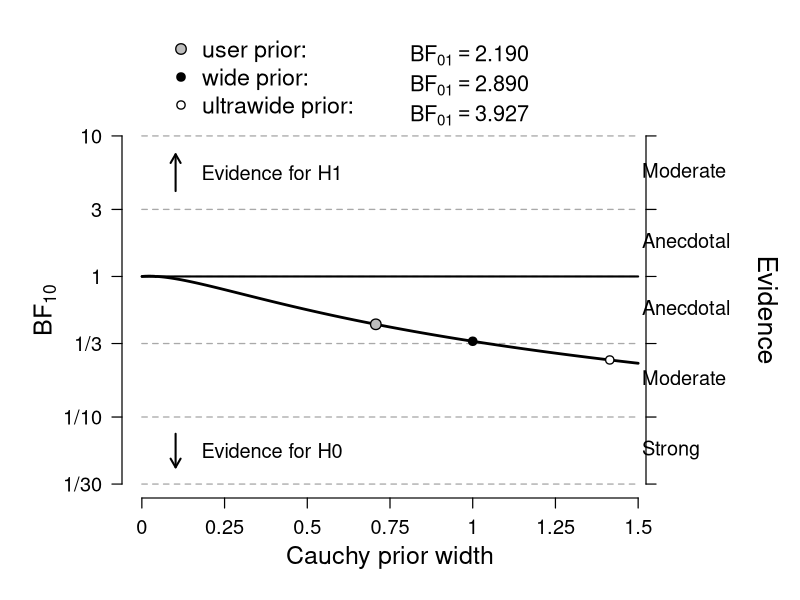

Recreate this plot in R.
library(BayesFactor)

.plotBF.robustnessCheck.ttest <- function(x = NULL, y = NULL, paired = FALSE, 
    BF10post, formula = NULL, data = NULL, rscale = 1, oneSided = FALSE, 
    lwd = 2, cexPoints = 1.4, cexAxis = 1.2, cexYXlab = 1.5, cexText = 1.2, 
    cexLegend = 1.4, lwdAxis = 1.2, cexEvidence = 1.6, BFH1H0 = TRUE, 
    dontPlotData = FALSE) {
    
    
    #### settings ####
    if (rscale == "medium") {
        r <- sqrt(2)/2
    }
    if (rscale == "wide") {
        r <- 1
    }
    if (rscale == "ultrawide") {
        r <- sqrt(2)
    }
    if (mode(rscale) == "numeric") {
        r <- rscale
    }
    
    if (oneSided == FALSE) {
        nullInterval <- NULL
    }
    if (oneSided == "right") {
        nullInterval <- c(0, Inf)
    }
    if (oneSided == "left") {
        nullInterval <- c(-Inf, 0)
    }
    
    
    par(mar = c(5, 6, 6, 7) + 0.1, las = 1)
    
    if (dontPlotData) {
        
        plot(1, type = "n", xlim = 0:1, ylim = 0:1, bty = "n", axes = FALSE, 
            xlab = "", ylab = "")
        
        axis(1, at = 0:1, labels = FALSE, cex.axis = cexAxis, lwd = lwdAxis, 
            xlab = "")
        axis(2, at = 0:1, labels = FALSE, cex.axis = cexAxis, lwd = lwdAxis, 
            ylab = "")
        
        
        if (oneSided == FALSE) {
            
            if (BFH1H0) {
                
                mtext(text = expression(BF[1][0]), side = 2, las = 0, 
                  cex = cexYXlab, line = 3.1)
            } else {
                
                mtext(text = expression(BF[0][1]), side = 2, las = 0, 
                  cex = cexYXlab, line = 3.1)
            }
        }
        
        if (oneSided == "right") {
            
            if (BFH1H0) {
                
                mtext(text = expression(BF["+"][0]), side = 2, las = 0, 
                  cex = cexYXlab, line = 3.1)
            } else {
                
                mtext(text = expression(BF[0]["+"]), side = 2, las = 0, 
                  cex = cexYXlab, line = 3.1)
            }
        }
        
        if (oneSided == "left") {
            
            if (BFH1H0) {
                
                mtext(text = expression(BF["-"][0]), side = 2, las = 0, 
                  cex = cexYXlab, line = 3.1)
            } else {
                
                mtext(text = expression(BF[0]["-"]), side = 2, las = 0, 
                  cex = cexYXlab, line = 3.1)
            }
        }
        
        mtext("Cauchy prior width", side = 1, cex = cexYXlab, line = 2.5)
        
        return()
    }
    
    #### get BFs ###
    rValues <- seq(0.0005, 1.5, length.out = 400)
    
    # BF10
    BF10 <- vector("numeric", length(rValues))
    
    for (i in seq_along(rValues)) {
        
        if (oneSided == FALSE) {
            
            BF <- BayesFactor::ttestBF(x = x, y = y, paired = paired, 
                nullInterval = nullInterval, rscale = rValues[i])
            BF10[i] <- BayesFactor::extractBF(BF, logbf = FALSE, onlybf = F)[1, 
                "bf"]
            
        } else {
            
            BF10[i] <- .oneSidedTtestBFRichard(x = x, y = y, paired = paired, 
                oneSided = oneSided, r = rValues[i])
        }
        
    }
    
    # BF10 'medium' prior
    if (oneSided == FALSE) {
        
        BF10m <- BayesFactor::ttestBF(x = x, y = y, paired = paired, nullInterval = nullInterval, 
            rscale = "medium")
        BF10m <- BayesFactor::extractBF(BF10m, logbf = FALSE, onlybf = F)[1, 
            "bf"]
        
    } else {
        
        BF10m <- .oneSidedTtestBFRichard(x = x, y = y, paired = paired, 
            oneSided = oneSided, r = "medium")
    }
    
    BF10mText <- BF10m
    
    # BF10 'wide' prior
    if (oneSided == FALSE) {
        
        BF10w <- BayesFactor::ttestBF(x = x, y = y, paired = paired, nullInterval = nullInterval, 
            rscale = "wide")
        BF10w <- BayesFactor::extractBF(BF10w, logbf = FALSE, onlybf = F)[1, 
            "bf"]
        
    } else {
        
        BF10w <- .oneSidedTtestBFRichard(x = x, y = y, paired = paired, 
            oneSided = oneSided, r = "wide")
    }
    
    BF10wText <- BF10w
    
    # BF10 'ultrawide' prior
    if (oneSided == FALSE) {
        
        BF10ultra <- BayesFactor::ttestBF(x = x, y = y, paired = paired, 
            nullInterval = nullInterval, rscale = "ultrawide")
        BF10ultra <- BayesFactor::extractBF(BF10ultra, logbf = FALSE, 
            onlybf = F)[1, "bf"]
        
    } else {
        
        BF10ultra <- .oneSidedTtestBFRichard(x = x, y = y, paired = paired, 
            oneSided = oneSided, r = "ultrawide")
    }
    
    BF10ultraText <- BF10ultra
    
    # BF10 user prior
    BF10user <- BF10post
    BF10userText <- BF10user
    
    ####################### scale y axis ###########################
    
    BF <- c(BF10, BF10m, BF10w, BF10ultra, BF10user)
    
    if (!BFH1H0) {
        
        BF <- 1/BF
        BF10 <- 1/BF10
        BF10m <- 1/BF10m
        BF10w <- 1/BF10w
        BF10ultra <- 1/BF10ultra
        # BF10user <- 1 / BF10user
    }
    
    # y-axis labels larger than 1
    y1h <- "1"
    i <- 1
    
    while (eval(parse(text = y1h[i])) < max(BF10)) {
        
        if (grepl(pattern = "e", y1h[i])) {
            
            newy <- paste(strsplit(y1h[i], split = "+", fixed = TRUE)[[1]][1], 
                "+", as.numeric(strsplit(y1h[i], split = "+", fixed = TRUE)[[1]][2]) + 
                  1, sep = "")
        } else {
            
            newy <- paste(y1h[i], "0", sep = "")
        }
        
        if (eval(parse(text = newy)) >= 10^6) {
            
            newy <- format(as.numeric(newy), digits = 3, scientific = TRUE)
        }
        
        y1h <- c(y1h, newy)
        i <- i + 1
    }
    
    y3h <- "3"
    i <- 1
    
    while (eval(parse(text = y3h[i])) < max(BF10)) {
        
        if (grepl(pattern = "e", y3h[i])) {
            
            newy <- paste(strsplit(y3h[i], split = "+", fixed = TRUE)[[1]][1], 
                "+", as.numeric(strsplit(y3h[i], split = "+", fixed = TRUE)[[1]][2]) + 
                  1, sep = "")
        } else {
            
            newy <- paste(y3h[i], "0", sep = "")
        }
        
        if (as.numeric(newy) >= 10^6) {
            
            newy <- format(as.numeric(newy), digits = 3, scientific = TRUE)
        }
        
        y3h <- c(y3h, newy)
        i <- i + 1
    }
    
    yhigh <- vector("numeric", length(y1h) + length(y3h))
    o <- 1
    e <- 1
    
    for (i in seq_along(yhigh)) {
        
        if (i%%2 == 1) {
            
            yhigh[i] <- y1h[o]
            o <- o + 1
        }
        
        if (i%%2 == 0) {
            
            yhigh[i] <- y3h[e]
            e <- e + 1
        }
    }
    
    yhighLab <- as.character(yhigh)
    
    # y-axis labels smaller than 1
    y1l <- "1/1"
    i <- 1
    
    while (eval(parse(text = y1l[i])) > min(BF10)) {
        
        if (grepl(pattern = "e", y1l[i])) {
            
            newy <- paste(strsplit(y1l[i], split = "+", fixed = TRUE)[[1]][1], 
                "+", as.numeric(strsplit(y1l[i], split = "+", fixed = TRUE)[[1]][2]) + 
                  1, sep = "")
        } else {
            
            newy <- paste(y1l[i], "0", sep = "")
        }
        
        if (eval(parse(text = newy)) <= 10^(-6)) {
            
            newy <- format(eval(parse(text = newy)), digits = 3, scientific = TRUE)
            newy <- sub("-", "+", x = newy)
            newy <- paste0("1/", newy)
        }
        
        y1l <- c(y1l, newy)
        i <- i + 1
    }
    
    y3l <- "1/3"
    i <- 1
    
    while (eval(parse(text = y3l[i])) > min(BF10)) {
        
        if (grepl(pattern = "e", y3l[i])) {
            
            newy <- paste(strsplit(y3l[i], split = "+", fixed = TRUE)[[1]][1], 
                "+", as.numeric(strsplit(y3l[i], split = "+", fixed = TRUE)[[1]][2]) + 
                  1, sep = "")
        } else {
            
            newy <- paste(y3l[i], "0", sep = "")
        }
        
        if (newy == "1/3e+9") {
            newy <- "1/3e+09"
        }
        
        if (eval(parse(text = newy)) <= 10^(-6) & eval(parse(text = newy)) > 
            10^(-9)) {
            
            newy <- format(eval(parse(text = newy)), digits = 3, scientific = TRUE)
            newy <- paste(substring(newy, 1, nchar(newy) - 1), as.numeric(substring(newy, 
                nchar(newy), nchar(newy))) - 1, sep = "")
            newy <- sub(".33", "", newy)
            newy <- sub("-", "+", x = newy)
            newy <- paste0("1/", newy)
        }
        
        y3l <- c(y3l, newy)
        i <- i + 1
    }
    
    ylow <- vector("numeric", length(y1l) + length(y3l))
    o <- 1
    e <- 1
    
    for (i in seq_along(ylow)) {
        
        if (i%%2 == 1) {
            ylow[i] <- y1l[o]
            o <- o + 1
        }
        if (i%%2 == 0) {
            ylow[i] <- y3l[e]
            e <- e + 1
        }
    }
    
    yLab <- c(rev(ylow[-1]), yhighLab)
    
    # remove 3's if yLab vector is too long
    omit3s <- FALSE
    
    if (length(yLab) > 9) {
        
        omit3s <- TRUE
        
        ind <- which(yLab == "3")
        
        yLabsHigh <- yLab[ind:length(yLab)]
        
        if (length(yLabsHigh) > 1) {
            
            yLabsHigh <- yLabsHigh[seq(2, length(yLabsHigh), 2)]
        } else {
            
            yLabsHigh <- character(0)
        }
        
        yLabsLow <- yLab[1:(ind - 1)]
        yLabsLow <- yLabsLow[-grep(pattern = "/3", x = yLab)]
        
        yLab1s <- c(yLabsLow, yLabsHigh)
        
        if (max(BF10) > eval(parse(text = yLab1s[length(yLab1s)]))) {
            
            for (i in 1:2) {
                
                if (grepl(pattern = "e", yLab1s[length(yLab1s)])) {
                  
                  newy <- paste(strsplit(yLab1s[length(yLab1s)], split = "+", 
                    fixed = TRUE)[[1]][1], "+", as.numeric(strsplit(yLab1s[length(yLab1s)], 
                    split = "+", fixed = TRUE)[[1]][2]) + 1, sep = "")
                } else {
                  
                  newy <- paste(yLab1s[length(yLab1s)], "0", sep = "")
                }
                
                if (eval(parse(text = newy)) >= 10^6) {
                  
                  newy <- format(eval(parse(text = newy)), digits = 3, 
                    scientific = TRUE)
                }
                
                yLab1s <- c(yLab1s, newy)
            }
        }
        
        if (max(BF10) > eval(parse(text = yLab1s[length(yLab1s) - 1]))) {
            
            if (grepl(pattern = "e", yLab1s[length(yLab1s)])) {
                
                newy <- paste(strsplit(yLab1s[length(yLab1s)], split = "+", 
                  fixed = TRUE)[[1]][1], "+", as.numeric(strsplit(yLab1s[length(yLab1s)], 
                  split = "+", fixed = TRUE)[[1]][2]) + 1, sep = "")
            } else {
                
                newy <- paste(yLab1s[length(yLab1s)], "0", sep = "")
            }
            
            if (eval(parse(text = newy)) >= 10^6) {
                
                newy <- format(eval(parse(text = newy)), digits = 3, scientific = TRUE)
            }
            
            yLab1s <- c(yLab1s, newy)
        }
        
        if (yLab1s[1] == "1") {
            
            yLab1s <- c(paste0(yLab1s[1], "/", "10"), yLab1s)
        }
        if (yLab1s[length(yLab1s)] == "1") {
            
            yLab1s <- c(yLab1s, "10")
        }
        
        if (min(BF10) < eval(parse(text = yLab1s[1]))) {
            
            for (i in 1:2) {
                
                if (grepl(pattern = "e", yLab1s[1])) {
                  
                  newy <- paste(strsplit(yLab1s[1], split = "+", fixed = TRUE)[[1]][1], 
                    "+", as.numeric(strsplit(yLab1s[1], split = "+", fixed = TRUE)[[1]][2]) + 
                      1, sep = "")
                } else {
                  
                  newy <- paste(yLab1s[1], "0", sep = "")
                }
                
                if (eval(parse(text = newy)) <= 10^(-6)) {
                  
                  newy <- format(eval(parse(text = newy)), digits = 3, 
                    scientific = TRUE)
                  newy <- sub("-", "+", x = newy)
                  newy <- substring(newy, nchar(newy) - 4, nchar(newy))
                  newy <- paste0("1/", newy)
                }
            }
            
            yLab1s <- c(newy, yLab1s)
        }
        
        if (min(BF10) < eval(parse(text = yLab1s[2]))) {
            
            if (grepl(pattern = "e", yLab1s[1])) {
                
                newy <- paste(strsplit(yLab1s[1], split = "+", fixed = TRUE)[[1]][1], 
                  "+", as.numeric(strsplit(yLab1s[1], split = "+", fixed = TRUE)[[1]][2]) + 
                    1, sep = "")
            } else {
                
                newy <- paste(yLab1s[1], "0", sep = "")
            }
            
            if (eval(parse(text = newy)) <= 10^(-6)) {
                
                newy <- format(eval(parse(text = newy)), digits = 3, scientific = TRUE)
                newy <- sub("-", "+", x = newy)
                newy <- substring(newy, nchar(newy) - 4, nchar(newy))
                newy <- paste0("1/", newy)
            }
            
            
            yLab1s <- c(newy, yLab1s)
        }
        
        yLab <- yLab1s
    }
    
    while (length(yLab) > 9) {
        
        ind <- which(yLab == "1")
        
        if (ind == 1) {
            
            yLabLow <- character(0)
        } else {
            
            yLabLow <- yLab[1:(ind - 1)]
        }
        
        if (ind == length(yLab)) {
            
            yLabHigh <- character(0)
        } else {
            
            yLabHigh <- yLab[(ind + 1):length(yLab)]
        }
        
        if (length(yLabLow) > 1) {
            
            yLabLow <- yLabLow[seq(length(yLabLow) - 1, 1, -2)]
        } else {
            
            yLabLow <- yLabLow
        }
        
        
        if (length(yLabHigh) > 1) {
            
            yLabHigh <- yLabHigh[seq(2, length(yLabHigh), 2)]
        } else {
            
            yLabHigh <- yLabHigh
        }
        
        if (length(yLabLow) == 1) {
            
            yLabLow <- paste("1/", yLabHigh[1], sep = "")
        }
        if (length(yLabHigh) == 1) {
            
            yLabHigh <- strsplit(x = yLabLow[1], "/", fixed = TRUE)[[1]][2]
        }
        
        yLab <- c(rev(yLabLow), "1", yLabHigh)
    }
    
    while (eval(parse(text = yLab[2])) > min(BF10)) {
        
        interval <- as.numeric(strsplit(format(eval(parse(text = yLab[1])), 
            digits = 3, scientific = TRUE), "-", fixed = TRUE)[[1]][2]) - 
            as.numeric(strsplit(format(eval(parse(text = yLab[2])), digits = 3, 
                scientific = TRUE), "-", fixed = TRUE)[[1]][2])
        pot <- as.numeric(strsplit(format(eval(parse(text = yLab[1])), 
            digits = 3, scientific = TRUE), "-", fixed = TRUE)[[1]][2]) + 
            interval
        
        if (nchar(pot) == 1) 
            pot <- paste("0", pot, sep = "")
        
        newy <- paste("1/1e", "+", pot, sep = "")
        yLab <- c(newy, yLab)

    }
    
    
    while (eval(parse(text = yLab[length(yLab) - 1])) < max(BF10)) {
        
        interval <- as.numeric(strsplit(format(eval(parse(text = yLab[length(yLab)])), 
            digits = 3, scientific = TRUE), "+", fixed = TRUE)[[1]][2]) - 
            as.numeric(strsplit(format(eval(parse(text = yLab[length(yLab) - 
                1])), digits = 3, scientific = TRUE), "+", fixed = TRUE)[[1]][2])
        pot <- as.numeric(strsplit(format(eval(parse(text = yLab[length(yLab)])), 
            digits = 3, scientific = TRUE), "+", fixed = TRUE)[[1]][2]) + 
            interval
        
        if (nchar(pot) == 1) 
            pot <- paste("0", pot, sep = "")
        
        newy <- paste(strsplit(format(eval(parse(text = yLab[length(yLab)])), 
            digits = 3, scientific = TRUE), "+", fixed = TRUE)[[1]][1], 
            "+", pot, sep = "")
        yLab <- c(yLab, newy)
    }
    
    
    yAt <- vector("numeric", length(yLab))
    
    for (i in seq_along(yLab)) {
        
        yAt[i] <- log(eval(parse(text = yLab[i])))
    }
    
    
    ####################### plot ###########################
    
    xLab <- c(0, 0.25, 0.5, 0.75, 1, 1.25, 1.5)
    xlim <- range(xLab)
    ylow <- log(eval(parse(text = yLab[1])))
    yhigh <- log(eval(parse(text = yLab[length(yLab)])))
    ylim <- c(ylow, yhigh)
    
    plot(1, 1, xlim = xlim, ylim = ylim, ylab = "", xlab = "", type = "n", 
        axes = FALSE)
    
    
    for (i in seq_along(yAt)) {
        
        lines(x = xlim, y = rep(yAt[i], 2), col = "darkgrey", lwd = 1.3, 
            lty = 2)
    }
    
    lines(xlim, rep(0, 2), lwd = lwd)
    
    axis(1, at = xLab, labels = xLab, cex.axis = cexAxis, lwd = lwdAxis)
    axis(2, at = yAt, labels = yLab, cex.axis = cexAxis, lwd = lwdAxis)
    
    # enable plotting in margin
    par(xpd = TRUE)
    xx <- grconvertX(0.79, "ndc", "user")
    
    yAthigh <- yAt[yAt >= 0]
    
    if (!omit3s & eval(parse(text = yLab[1])) >= 1/300 & eval(parse(text = yLab[length(yLab)])) <= 
        300) {
        
        for (i in 1:(length(yAthigh) - 1)) {
            yy <- mean(c(yAthigh[i], yAthigh[i + 1]))
            
            if (yAthigh[i] == log(1)) {
                text(x = xx, yy, "Anecdotal", pos = 4, cex = cexText)
            }
            if (yAthigh[i] == log(3)) {
                text(x = xx, yy, "Moderate", pos = 4, cex = cexText)
            }
            if (yAthigh[i] == log(10)) {
                text(x = xx, yy, "Strong", pos = 4, cex = cexText)
            }
            if (yAthigh[i] == log(30)) {
                text(x = xx, yy, "Very strong", pos = 4, cex = cexText)
            }
            if (yAthigh[i] == log(100)) {
                text(x = xx, yy, "Extreme", pos = 4, cex = cexText)
            }
        }
        
        yAtlow <- rev(yAt[yAt <= 0])
        
        for (i in 1:(length(yAtlow) - 1)) {
            
            yy <- mean(c(yAtlow[i], yAtlow[i + 1]))
            
            if (yAtlow[i] == log(1)) {
                text(x = xx, yy, "Anecdotal", pos = 4, cex = cexText)
            }
            if (yAtlow[i] == log(1/3)) {
                text(x = xx, yy, "Moderate", pos = 4, cex = cexText)
            }
            if (yAtlow[i] == log(1/10)) {
                text(x = xx, yy, "Strong", pos = 4, cex = cexText)
            }
            if (yAtlow[i] == log(1/30)) {
                text(x = xx, yy, "Very strong", pos = 4, cex = cexText)
            }
            if (yAtlow[i] == log(1/100)) {
                text(x = xx, yy, "Extreme", pos = 4, cex = cexText)
            }
        }
        
        axis(side = 4, at = yAt, tick = TRUE, las = 2, cex.axis = cexAxis, 
            lwd = lwdAxis, labels = FALSE, line = -0.6)
        
        xx <- grconvertX(0.96, "ndc", "user")
        yy <- grconvertY(0.5, "npc", "user")
        text(xx, yy, "Evidence", srt = -90, cex = cexEvidence)
    }
    
    if (omit3s) {
        
        if (eval(parse(text = yLab[1])) <= 1/10^6) {
            
            line <- 4.75
            
        } else {
            
            line <- 4.3
        }
        
        if (oneSided == FALSE) {
            
            if (BFH1H0) {
                
                mtext(text = expression(BF[1][0]), side = 2, las = 0, 
                  cex = cexYXlab, line = line)
            } else {
                
                mtext(text = expression(BF[0][1]), side = 2, las = 0, 
                  cex = cexYXlab, line = line)
            }
        }
        
        if (oneSided == "right") {
            
            if (BFH1H0) {
                
                mtext(text = expression(BF["+"][0]), side = 2, las = 0, 
                  cex = cexYXlab, line = line)
            } else {
                
                mtext(text = expression(BF[0]["+"]), side = 2, las = 0, 
                  cex = cexYXlab, line = line)
            }
        }
        
        if (oneSided == "left") {
            
            if (BFH1H0) {
                
                mtext(text = expression(BF["-"][0]), side = 2, las = 0, 
                  cex = cexYXlab, line = line)
            } else {
                
                mtext(text = expression(BF[0]["-"]), side = 2, las = 0, 
                  cex = cexYXlab, line = line)
            }
        }
    }
    
    if (omit3s == FALSE) {
        
        if (oneSided == FALSE) {
            
            if (BFH1H0) {
                
                mtext(text = expression(BF[1][0]), side = 2, las = 0, 
                  cex = cexYXlab, line = 3.1)
            } else {
                
                mtext(text = expression(BF[0][1]), side = 2, las = 0, 
                  cex = cexYXlab, line = 3.1)
            }
        }
        
        if (oneSided == "right") {
            
            if (BFH1H0) {
                
                mtext(text = expression(BF["+"][0]), side = 2, las = 0, 
                  cex = cexYXlab, line = 3.1)
            } else {
                
                mtext(text = expression(BF[0]["+"]), side = 2, las = 0, 
                  cex = cexYXlab, line = 3.1)
            }
        }
        
        if (oneSided == "left") {
            
            if (BFH1H0) {
                
                mtext(text = expression(BF["-"][0]), side = 2, las = 0, 
                  cex = cexYXlab, line = 3.1)
            } else {
                
                mtext(text = expression(BF[0]["-"]), side = 2, las = 0, 
                  cex = cexYXlab, line = 3.1)
            }
        }
    }
    
    mtext("Cauchy prior width", side = 1, cex = cexYXlab, line = 2.5)
    
    xx <- grconvertX(0.1, "npc", "user")
    yy1 <- yAt[length(yAt) - 1]
    yy2 <- yAt[length(yAt)]
    yya1 <- yy1 + 1/4 * diff(c(yy1, yy2))
    yya2 <- yy1 + 3/4 * diff(c(yy1, yy2))
    
    arrows(xx, yya1, xx, yya2, length = 0.1, code = 2, lwd = lwd)
    
    xxt <- grconvertX(0.28, "npc", "user")
    
    if (oneSided == FALSE) {
        
        if (BFH1H0) {
            
            text(xxt, mean(c(yya1, yya2)), labels = "Evidence for H1", 
                cex = cexText)
        } else {
            
            text(xxt, mean(c(yya1, yya2)), labels = "Evidence for H0", 
                cex = cexText)
        }
    }
    
    if (oneSided == "right") {
        
        if (BFH1H0) {
            
            text(xxt, mean(c(yya1, yya2)), labels = "Evidence for H+", 
                cex = cexText)
        } else {
            
            text(xxt, mean(c(yya1, yya2)), labels = "Evidence for H0", 
                cex = cexText)
        }
    }
    
    if (oneSided == "left") {
        
        if (BFH1H0) {
            
            text(xxt, mean(c(yya1, yya2)), labels = "Evidence for H-", 
                cex = cexText)
        } else {
            
            text(xxt, mean(c(yya1, yya2)), labels = "Evidence for H0", 
                cex = cexText)
        }
    }
    
    yy1 <- yAt[2]
    yy2 <- yAt[1]
    yya1 <- yy1 + 1/4 * diff(c(yy1, yy2))
    yya2 <- yy1 + 3/4 * diff(c(yy1, yy2))
    
    arrows(xx, yya1, xx, yya2, length = 0.1, code = 2, lwd = lwd)
    
    if (oneSided == FALSE) {
        
        if (BFH1H0) {
            
            text(xxt, mean(c(yya1, yya2)), labels = "Evidence for H0", 
                cex = cexText)
        } else {
            
            text(xxt, mean(c(yya1, yya2)), labels = "Evidence for H1", 
                cex = cexText)
        }
    }
    
    if (oneSided == "right") {
        
        if (BFH1H0) {
            
            text(xxt, mean(c(yya1, yya2)), labels = "Evidence for H0", 
                cex = cexText)
        } else {
            
            text(xxt, mean(c(yya1, yya2)), labels = "Evidence for H+", 
                cex = cexText)
        }
    }
    
    if (oneSided == "left") {
        
        if (BFH1H0) {
            
            text(xxt, mean(c(yya1, yya2)), labels = "Evidence for H0", 
                cex = cexText)
        } else {
            
            text(xxt, mean(c(yya1, yya2)), labels = "Evidence for H-", 
                cex = cexText)
        }
    }
    
    # display BF10
    lines(rValues, log(BF10), col = "black", lwd = 2.7)
    
    # display 'wide', user, and 'ultrawide' prior BFs
    points(r, log(BF10user), pch = 21, bg = "grey", cex = cexPoints, lwd = 1.3)  # user prior
    points(1, log(BF10w), pch = 21, bg = "black", cex = 1.1, lwd = 1.3)  # 'wide' prior
    points(sqrt(2), log(BF10ultra), pch = 21, bg = "white", cex = 1.1, 
        lwd = 1.3)  # 'ultrawide' prior
    
    #### add legend BF values
    
    # BFuser
    
    if (BFH1H0) {
        
        BF01userText <- 1/BF10userText
        
    } else {
        
        BF10userText <- 1/BF10userText
        BF01userText <- 1/BF10userText
    }
    
    if (BF10userText >= 1000000 | BF01userText >= 1000000) {
        
        BF10usert <- format(BF10userText, digits = 4, scientific = TRUE)
        BF01usert <- format(BF01userText, digits = 4, scientific = TRUE)
    }
    if (BF10userText < 1000000 & BF01userText < 1000000) {
        
        BF10usert <- formatC(BF10userText, 3, format = "f")
        BF01usert <- formatC(BF01userText, 3, format = "f")
    }
    
    if (oneSided == FALSE) {
        
        if (BF10userText >= BF01userText) {
            userBF <- bquote(BF[10] == .(BF10usert))
        } else {
            userBF <- bquote(BF[0][1] == .(BF01usert))
        }
    }
    if (oneSided == "right") {
        
        if (BF10userText >= BF01userText) {
            userBF <- bquote(BF["+"][0] == .(BF10usert))
        } else {
            userBF <- bquote(BF[0]["+"] == .(BF01usert))
        }
    }
    if (oneSided == "left") {
        
        if (BF10userText >= BF01userText) {
            userBF <- bquote(BF["-"][0] == .(BF10usert))
        } else {
            userBF <- bquote(BF[0]["-"] == .(BF01usert))
        }
    }
    
    # BFwide
    BF01wText <- 1/BF10wText
    
    if (BF10wText >= 1000000 | BF01wText >= 1000000) {
        BF10wt <- format(BF10wText, digits = 4, scientific = TRUE)
        BF01wt <- format(BF01wText, digits = 4, scientific = TRUE)
    }
    if (BF10wText < 1000000 & BF01wText < 1000000) {
        BF10wt <- formatC(BF10wText, 3, format = "f")
        BF01wt <- formatC(BF01wText, 3, format = "f")
    }
    
    if (oneSided == FALSE) {
        
        if (BF10wText >= BF01wText) {
            wBF <- bquote(BF[10] == .(BF10wt))
        } else {
            wBF <- bquote(BF[0][1] == .(BF01wt))
        }
    }
    if (oneSided == "right") {
        
        if (BF10wText >= BF01wText) {
            wBF <- bquote(BF["+"][0] == .(BF10wt))
        } else {
            wBF <- bquote(BF[0]["+"] == .(BF01wt))
        }
    }
    if (oneSided == "left") {
        
        if (BF10wText >= BF01wText) {
            wBF <- bquote(BF["-"][0] == .(BF10wt))
        } else {
            wBF <- bquote(BF[0]["-"] == .(BF01wt))
        }
    }
    
    # BFultrawide
    BF01ultraText <- 1/BF10ultraText
    
    if (BF10ultraText >= 1000000 | BF01ultraText >= 1000000) {
        
        BF10ultrat <- format(BF10ultraText, digits = 4, scientific = TRUE)
        BF01ultrat <- format(BF01ultraText, digits = 4, scientific = TRUE)
    }
    if (BF10ultraText < 1000000 & BF01ultraText < 1000000) {
        
        BF10ultrat <- formatC(BF10ultraText, 3, format = "f")
        BF01ultrat <- formatC(BF01ultraText, 3, format = "f")
    }
    
    if (oneSided == FALSE) {
        
        if (BF10ultraText >= BF01ultraText) {
            ultraBF <- bquote(BF[10] == .(BF10ultrat))
        } else {
            ultraBF <- bquote(BF[0][1] == .(BF01ultrat))
        }
    }
    
    if (oneSided == "right") {
        
        if (BF10ultraText >= BF01ultraText) {
            ultraBF <- bquote(BF["+"][0] == .(BF10ultrat))
        } else {
            ultraBF <- bquote(BF[0]["+"] == .(BF01ultrat))
        }
    }
    
    if (oneSided == "left") {
        
        if (BF10ultraText >= BF01ultraText) {
            ultraBF <- bquote(BF["-"][0] == .(BF10ultrat))
        } else {
            ultraBF <- bquote(BF[0]["-"] == .(BF01ultrat))
        }
    }
    
    xx <- grconvertX(0.2, "ndc", "user")
    yy <- grconvertY(0.965, "ndc", "user")
    
    BFind <- sort(c(BF10userText, BF10ultraText, BF10wText), decreasing = TRUE, 
        index.return = TRUE)$ix
    BFsort <- sort(c(BF10userText, BF10ultraText, BF10wText), decreasing = TRUE, 
        index.return = TRUE)$x
    
    legend <- c("user prior:", "ultrawide prior:", "wide prior:")
    pt.bg <- c("grey", "white", "black")
    pt.cex <- c(cexPoints, 1.1, 1.1)
    
    legend(xx, yy, legend = legend[BFind], pch = rep(21, 3), pt.bg = pt.bg[BFind], 
        bty = "n", cex = cexLegend, lty = rep(NULL, 3), pt.lwd = rep(1.3, 
            3), pt.cex = pt.cex[BFind])
    
    xx <- grconvertX(0.5, "ndc", "user")
    y1 <- grconvertY(0.902, "ndc", "user")
    y2 <- grconvertY(0.852, "ndc", "user")
    y3 <- grconvertY(0.802, "ndc", "user")
    yy <- c(y1, y2, y3)
    
    text(xx, yy[BFsort == BF10userText], userBF, cex = 1.3, pos = 4)
    text(xx, yy[BFsort == BF10ultraText], ultraBF, cex = 1.3, pos = 4)
    text(xx, yy[BFsort == BF10wText], wBF, cex = 1.3, pos = 4)
}

### generate data ###

set.seed(1)
x <- rnorm(30, 0.15)

### calculate Bayes factor ###

library(BayesFactor)
BF <- extractBF(ttestBF(x, rscale = "medium"), onlybf = TRUE)

### plot ###

.plotBF.robustnessCheck.ttest(x = x, BF10post = BF, rscale = "medium")
